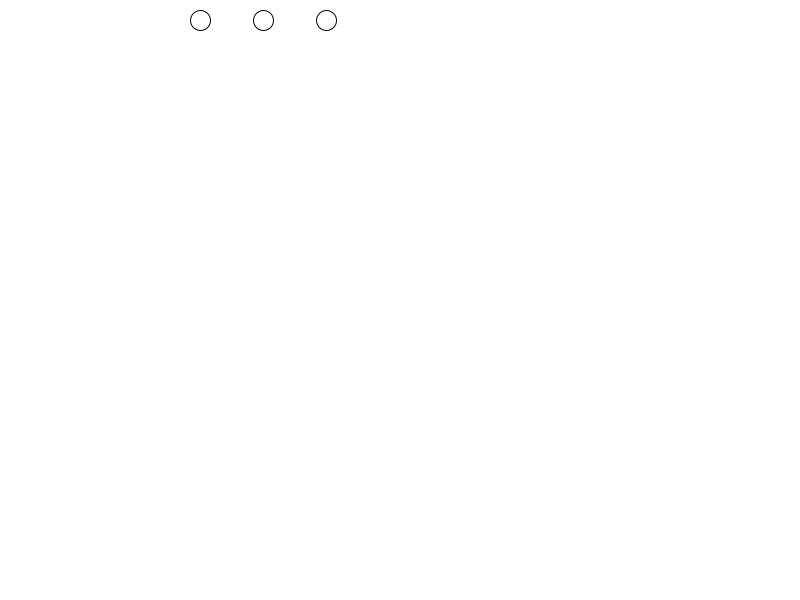
Frame 1 (no input)
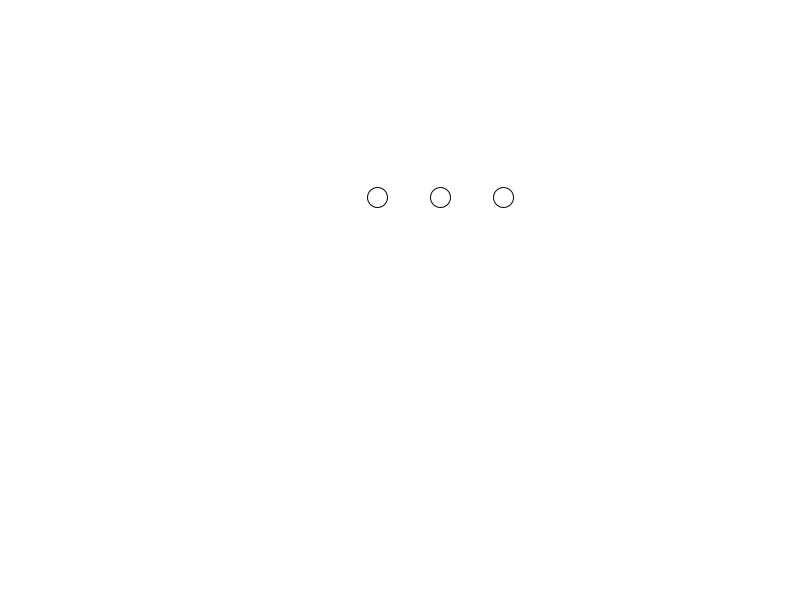
Frame 60 (the mouse pressed at the canvas centre just before this capture)
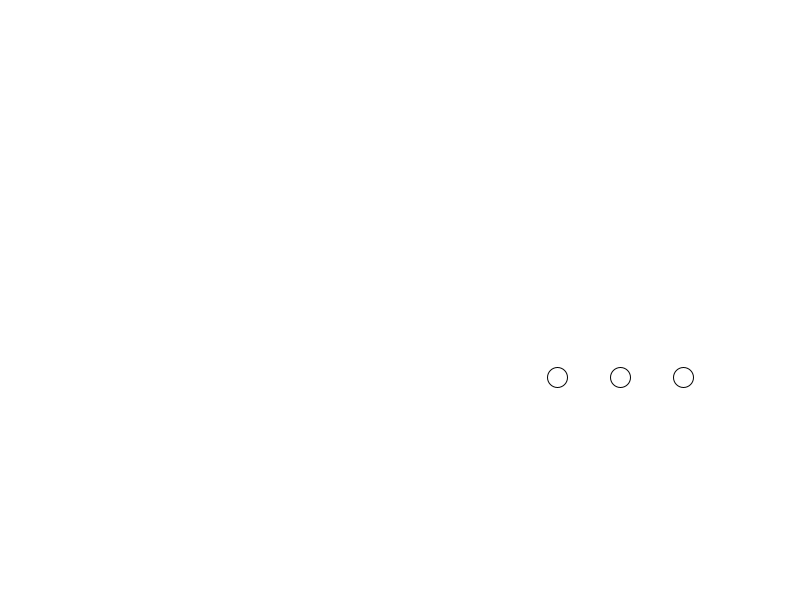
Frame 120 (the mouse held since frame 60 and released just before this capture)

The Processing sketch that drew these frames (run headless with seeded random() and noise(); from frame 60 on, the mouse is pressed at the canvas centre):

// Processing sketch: processing_111911
// ── processing_111911.pde

int x = 200;
int y = 20;
int xspeed = 3;
int yspeed = 3;
int spacing = 60;
int endCircle;

void setup() {
size(800, 600);

}

void draw() {
background(255);

int xpos = x; // actual x position. Add to this line
int ypos = y;
endCircle = xpos + 160;

if (xpos > width - 130 || xpos < 0) { // left and right walls
xspeed = -xspeed; // go the other way
}
if (ypos > height || ypos < 0) { // top and bottom walls
yspeed = -yspeed; // go the other way 
}
while (xpos <= endCircle) {
ellipse(xpos, ypos, 20, 20);
xpos = xpos + xspeed + spacing;
}

x+=xspeed; // this effectively moves them
y+=yspeed;
}
